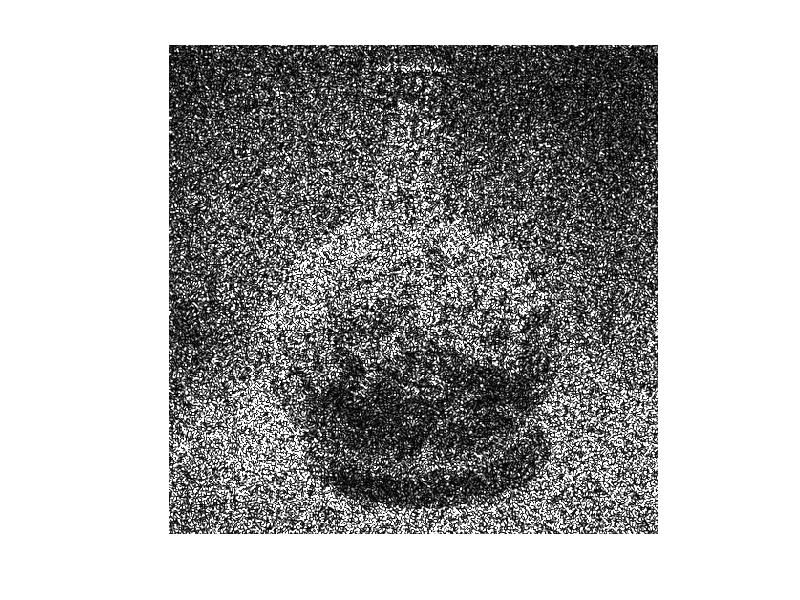

Reproduce this figure in MATLAB. (Note: this script raises an error after producing the figure.)
clear;
close all;
clc;
tic
%% parameter
load('object_grayscale');
F1 =imresize(F1,[512,512]);[n,m]= size(F1);
E=sum(sum(F1));
lamda=532e-6;k=2*pi/lamda;
dh=0.00374;
F=abs(sqrt(F1));[nn,mm]=size(F);
phi=exp(1i*2*pi*rand(nn,mm));
amp=rand(nn,mm);
%% band-limitation
bandlim_spe=padarray(ones(nn/2,mm/2),[nn/4,mm/4]);
incident=bandlim_spe;
incident=sqrt(E*incident.^2/sum(sum(incident.^2)));
source=ones(nn,mm);
%% first iteration
loop=300;
RMSE=zeros(loop,1);
figure
for i=2:loop 
   amp=F;
   E1=amp.*phi;
   E2=fftshift(fft2(fftshift(E1)));
   E2_ave1=sqrt(E*incident.^2/sum(sum(E*incident.^2)));
   E2_k=E2_ave1.*exp(1i*angle(E2));
   es=fftshift(ifft2(fftshift(E2_k)));
  %% show reconstruction
%    E2_s=incident.*exp(1i*angle(E2));
%    eo=fftshift(ifft2(fftshift(E2_s)));
   amp=abs(es);
   amp=sqrt(E*(amp.^2)/sum(sum(amp.^2)));
   I=amp.^2;
   I=E*I/sum(sum(I));
%    imwrite(I,'POH1.bmp');
   imshow(I);
   Diff=double(I)-double(F1);
   MSE=gather(sum(Diff(:).^2)/numel(I));
   RMSE(i,1)=sqrt(MSE);
   phi=exp(1i*angle(es));
end
phase=angle(phi);
An=angle(E2_k);
hologram=incident.*exp(1i*An);
%% output
Rec=fftshift(ifft2(fftshift(hologram)));
I=abs(Rec).^2;
I=E*(I/sum(sum(I)));
Diff=double(I)-double(F1);
MSE=gather(sum(Diff(:).^2)/numel(I));
RMSE2=sqrt(MSE);
% imwrite(I,'POH2.bmp');
figure,imshow(I);
toc
